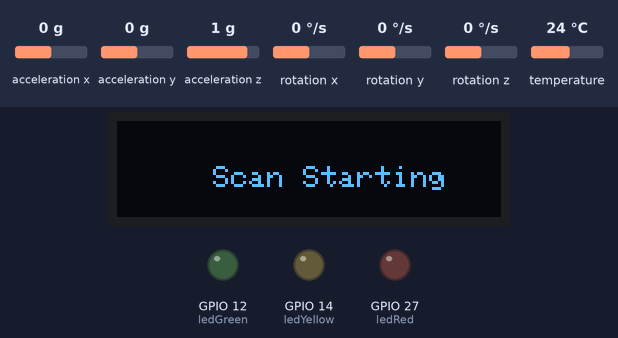
This sketch was run on a simulated ESP32. Shown: 128×32 one-colour display, output pins drawn as LEDs (lit = HIGH). The inputs (shaded band) are chosen by the test bench; at power-on: acceleration x 0 g, acceleration y 0 g, acceleration z 1 g, rotation x 0 °/s, rotation y 0 °/s, rotation z 0 °/s, temperature 24 °C. The display library's start-up logo is not drawn; a WiFi scan finds three made-up networks; what the sketch prints to the serial monitor is not drawn.

Above: at 0.6 s.
At 3.1 s:
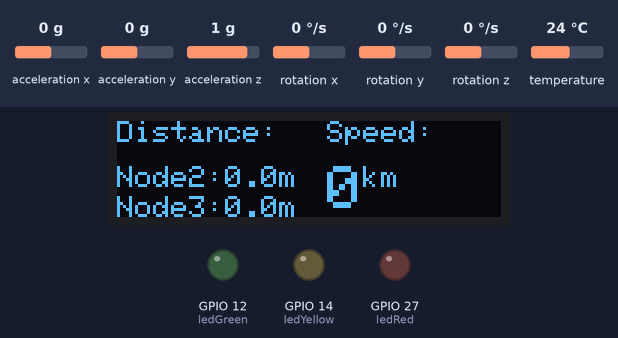
3.2 s: acceleration x set to 0.2 g
At 7.2 s:
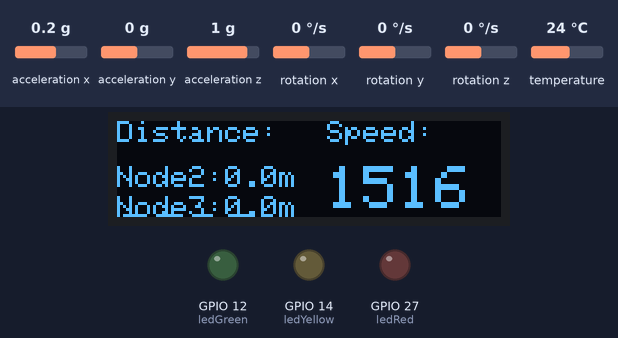
9.2 s: acceleration x set to 0 g
At 13.4 s:
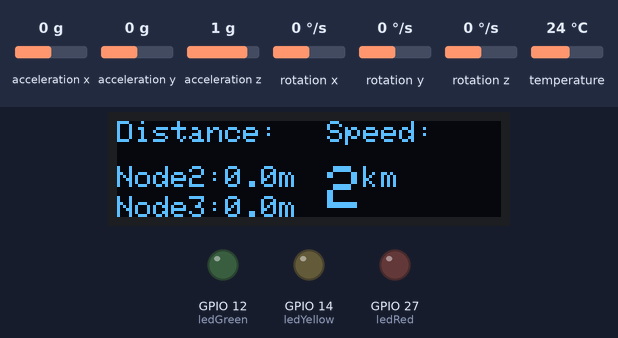
15.2 s: acceleration x set to 0.8 g
At 19.6 s:
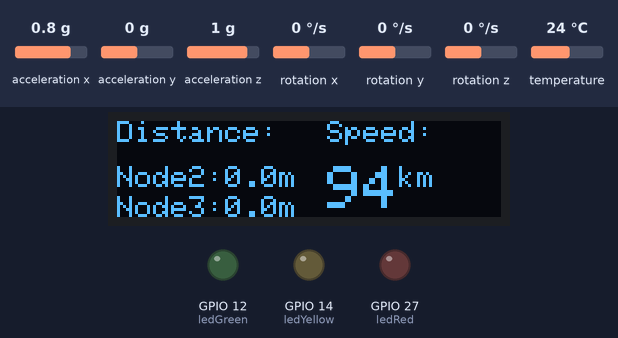
Timing chart, 0 to 21.1 s (numbered marks = the images above; inputs shaded):
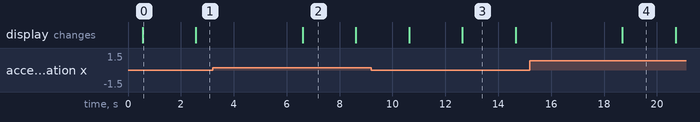

Measured:
- the behaviour switches between 0 and 0.1 g on acceleration x (found by bisection; images 1 and 2)
- after the input at 3.2 s, the display: changes after 3.4 s (image 2)
- after the input at 15.2 s, the display: changes after 3.5 s (image 4)
- what the display in image 0 shows lasts 2.0 s, from 0.6 s to 2.6 s

The sketch:

Node1_UjiEX2-ESP.ino
```cpp
                                                                                                                                                                                                                                                                                                                                                                                                                                                                                                                                                                                                                                                                                                                                                                                                                                                                                                                                                                                                                                                                                                                                                                                                                                                                                                                                                                                                                                                                                                                                                                                                                                                                                                                                                                                                                                                                                                                                                                                                                                                                                                                                                                                                                                                                                                                                                                                                                                                                                                                                                                                                                                                                                                                                                                                                                                                                                                                                                                                                                                                                                                                                                                                                                                                                                                                                                                                                                                                                                                                                                                                                                                                                                                                                                                                                                                                                                                                                                                                                                                                                                                                                                                                                                                                                                                                                                                                                                                                                                                                                                                                                                                                                                                                                                                                                                                                                                                                                                                                                                                                                                                                                                                                                                                                                                                                                                                                                                                                                                                                                                                                                                                                                                                                                                                                                                                                                                                                         #include <WiFi.h>
#include <Adafruit_GFX.h>
#include <Adafruit_MPU6050.h>
#include <Adafruit_SSD1306.h>
#include <Adafruit_Sensor.h>

#define SCREEN_WIDTH 128
#define SCREEN_HEIGHT 32

#define ledRed 27
#define ledYellow 14
#define ledGreen 12

Adafruit_MPU6050 mpu;

#define OLED_RESET     -1 // Reset pin # (or -1 if sharing Arduino reset pin)
#define SCREEN_ADDRESS 0x3C ///< See datasheet for Address; 0x3D for 128x64, 0x3C for 128x32
Adafruit_SSD1306 display = Adafruit_SSD1306(SCREEN_WIDTH, SCREEN_HEIGHT, &Wire, OLED_RESET);

float currentAccel;
float prevAccel = 0;
float velocity, veloKm, vKm;
int interval = 10000;
int dataOutn2 = 0, dataOutn3 = 0;
unsigned long prevMillis = millis();
unsigned long currentMillis;

//const char* wifi_network_ssid     = "KelinciPercobaan";   /*Replace with Your own network SSID*/
//const char* wifi_network_password =  "qwerty123"; /*Replace with Your own network PASSWORD*/
const char *soft_ap_ssid          = "Node-1 ESP";    /*Create a SSID for ESP32 Access Point*/
const char *soft_ap_password      = "123456789"; /*Create Password for ESP32 AP*/
String ssid;

float v_Pt = 2; //transmitter power (dbm)
float v_Sd = 2; //standard deviation (random number)
int v_Ple = 3; //path loss exponent
int v_Plo = 24; //path loss distance do
int v_refd = 1; // rekomendasi 1 meter
int v_distance = 100; // jarak uji maksimal
float rssi_2, rssi_3, distance_node2, distance_node3;

float LNSM(float rssi) {
  float get_rssi = v_Pt - v_Plo - 10 * v_Ple * 1.903089987 + v_Sd;
  //  Serial.print(", Estimasi Jarak Max RSSI : ");
  //  Serial.print(get_rssi, 0);
  float up_data = ((rssi) - v_Pt + v_Plo - v_Sd);
  float down_data = 10 * v_Ple;
  float rumus = -(up_data / down_data);
  float get_distance = pow(v_refd * 10, rumus);
  //  Serial.print(", Distance : ");
  //  Serial.print(get_distance, 1);

  return get_distance;
}

float ledNotif(float velocity) {
  if (velocity <= 10) {
    digitalWrite(ledRed, LOW);
    digitalWrite(ledYellow, LOW);
    digitalWrite(ledGreen, HIGH);
  } else if (velocity >= 10 && velocity <= 30) {
    digitalWrite(ledRed, LOW);
    digitalWrite(ledYellow, HIGH);
    digitalWrite(ledGreen, LOW);
  } else {
    digitalWrite(ledRed, HIGH);
    digitalWrite(ledYellow, LOW);
    digitalWrite(ledGreen, LOW);
  }
}

void setup() {
  Serial.begin(115200);  /*Baud rate for serial communication*/
  pinMode(ledRed, OUTPUT);
  pinMode(ledYellow, OUTPUT);
  pinMode(ledGreen, OUTPUT);
  WiFi.mode(WIFI_AP_STA);  /*ESP32 Access point configured*/
  WiFi.disconnect();
  Serial.println("\n[*] Creating ESP32 AP");
  WiFi.softAP(soft_ap_ssid, soft_ap_password);  /*Configuring ESP32 access point SSID and password*/
//  WiFi.setTxPower(WIFI_POWER_2dBm);
  Serial.print("[+] AP Created with IP Gateway ");
  Serial.println(WiFi.softAPIP());     /*Printing AP IP address*/

  if (!mpu.begin()) {
    Serial.println("Sensor init failed");
    while (1)
      yield();
  }

  // set accelerometer range to +-8G
  mpu.setAccelerometerRange(MPU6050_RANGE_8_G);

  if (!display.begin(SSD1306_SWITCHCAPVCC, SCREEN_ADDRESS)) {
    Serial.println(F("SSD1306 allocation failed"));
    for (;;);
  }

  display.display();
  display.setTextColor(WHITE);
  display.setRotation(0);
  delay(500);
  testscan();
}

void findWifi(void) {
  // find wifi rssi
  int n = WiFi.scanNetworks();

  if (n == 0) {
    Serial.println("no networks found");
  } else {
    //    Serial.print(n);
    //    Serial.println(" networks found");
    for (int i = 0; i < n; ++i) {
      // Print SSID and RSSI for each network found
      ssid = WiFi.SSID(i);
      if (ssid == "Node-2 ESP") {
        rssi_2 = WiFi.RSSI(i);
        Serial.print("RSSI Node 2 : ");
        Serial.println(rssi_2, 0);
        distance_node2 = LNSM(rssi_2);
      }
      else if (ssid == "Node-3 ESP") {
        rssi_3 = WiFi.RSSI(i);
        Serial.print("RSSI Node 3 : ");
        Serial.println(rssi_3, 0);
        distance_node3 = LNSM(rssi_3);
      }
    }
  }
}

void mpu6050(void) {
  sensors_event_t a, g, temp;
  mpu.getEvent(&a, &g, &temp);
  //currentAccel = getData[0];
  currentAccel = a.acceleration.x;

  currentMillis = millis();
  velocity = (currentAccel + prevAccel) / 2 * (currentMillis - prevMillis) / 1000;
  prevAccel = currentAccel;
  prevMillis = interval;

  //  Serial.print("Time sec : ");
  //  Serial.println(currentMillis / 1000);
  vKm = velocity * 3.6;

  if (vKm > 0) {
    veloKm = vKm;
  } else {
    veloKm = 0;
  }
}

void loop() {
  mpu6050();
  findWifi();
  displayOled();
//  ledNotif(veloKm);
}

void displayOled(void) {
  display.clearDisplay();
  //distance
  display.setTextSize(1);
  display.setCursor(0, 0);
  display.print("Distance:");
  //node 2 display
  display.setCursor(0, 15);
  display.print("Node2:");
  display.print(distance_node2, 1);
  display.print("m");
  //node 3 display
  display.setCursor(0, 25);
  display.print("Node3:");
  display.print(distance_node3, 1);
  display.print("m");
  //kecepatan
  display.setTextSize(1);
  display.setCursor(70, 0);
  display.print("Speed:");
  display.setTextSize(2);
  display.setCursor(70, 15);
  display.print(veloKm, 0);
  display.setTextSize(1);
  display.print("km");
  display.display();
}

void testscan(void) {
  display.clearDisplay();
  //starting scan
  display.setTextSize(1);
  display.setCursor(32, 15);
  display.print("Scan Starting");
  display.display();
}
```
